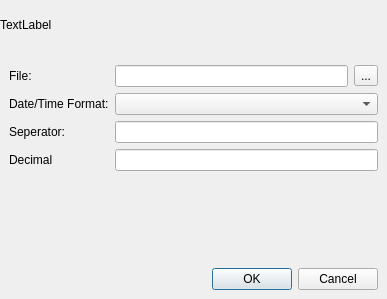
<?xml version="1.0" encoding="UTF-8"?>
<ui version="4.0">
 <class>Dialog</class>
 <widget class="QDialog" name="Dialog">
  <property name="geometry">
   <rect>
    <x>0</x>
    <y>0</y>
    <width>387</width>
    <height>299</height>
   </rect>
  </property>
  <property name="windowTitle">
   <string>Preference</string>
  </property>
  <layout class="QVBoxLayout" name="verticalLayout_2">
   <property name="leftMargin">
    <number>0</number>
   </property>
   <property name="topMargin">
    <number>0</number>
   </property>
   <property name="rightMargin">
    <number>0</number>
   </property>
   <property name="bottomMargin">
    <number>0</number>
   </property>
   <item>
    <widget class="QLabel" name="lbl_image">
     <property name="minimumSize">
      <size>
       <width>0</width>
       <height>50</height>
      </size>
     </property>
     <property name="text">
      <string>TextLabel</string>
     </property>
    </widget>
   </item>
   <item>
    <widget class="QFrame" name="frame">
     <property name="frameShape">
      <enum>QFrame::NoFrame</enum>
     </property>
     <property name="frameShadow">
      <enum>QFrame::Raised</enum>
     </property>
     <layout class="QVBoxLayout" name="verticalLayout">
      <item>
       <layout class="QGridLayout" name="gridLayout">
        <item row="1" column="1">
         <widget class="QComboBox" name="comboBox">
          <property name="focusPolicy">
           <enum>Qt::StrongFocus</enum>
          </property>
         </widget>
        </item>
        <item row="3" column="0">
         <widget class="QLabel" name="label_5">
          <property name="text">
           <string>Decimal</string>
          </property>
         </widget>
        </item>
        <item row="2" column="1">
         <widget class="QLineEdit" name="lineEdit_2"/>
        </item>
        <item row="3" column="1">
         <widget class="QLineEdit" name="lineEdit_3"/>
        </item>
        <item row="1" column="0">
         <widget class="QLabel" name="label_3">
          <property name="text">
           <string>Date/Time Format:</string>
          </property>
         </widget>
        </item>
        <item row="0" column="1">
         <layout class="QHBoxLayout" name="horizontalLayout">
          <item>
           <widget class="QLineEdit" name="lineEdit"/>
          </item>
          <item>
           <widget class="QToolButton" name="toolButton">
            <property name="focusPolicy">
             <enum>Qt::StrongFocus</enum>
            </property>
            <property name="text">
             <string>...</string>
            </property>
           </widget>
          </item>
         </layout>
        </item>
        <item row="0" column="0">
         <widget class="QLabel" name="label_2">
          <property name="text">
           <string>File:</string>
          </property>
         </widget>
        </item>
        <item row="2" column="0">
         <widget class="QLabel" name="label_4">
          <property name="text">
           <string>Seperator:</string>
          </property>
         </widget>
        </item>
       </layout>
      </item>
      <item>
       <spacer name="verticalSpacer">
        <property name="orientation">
         <enum>Qt::Vertical</enum>
        </property>
        <property name="sizeHint" stdset="0">
         <size>
          <width>20</width>
          <height>36</height>
         </size>
        </property>
       </spacer>
      </item>
      <item>
       <layout class="QHBoxLayout" name="horizontalLayout_2">
        <item>
         <spacer name="horizontalSpacer">
          <property name="orientation">
           <enum>Qt::Horizontal</enum>
          </property>
          <property name="sizeHint" stdset="0">
           <size>
            <width>40</width>
            <height>20</height>
           </size>
          </property>
         </spacer>
        </item>
        <item>
         <widget class="QPushButton" name="pushButton">
          <property name="focusPolicy">
           <enum>Qt::StrongFocus</enum>
          </property>
          <property name="text">
           <string>OK</string>
          </property>
         </widget>
        </item>
        <item>
         <widget class="QPushButton" name="pushButton_2">
          <property name="focusPolicy">
           <enum>Qt::StrongFocus</enum>
          </property>
          <property name="text">
           <string>Cancel</string>
          </property>
         </widget>
        </item>
       </layout>
      </item>
     </layout>
    </widget>
   </item>
  </layout>
 </widget>
 <tabstops>
  <tabstop>lineEdit</tabstop>
  <tabstop>toolButton</tabstop>
  <tabstop>comboBox</tabstop>
  <tabstop>lineEdit_2</tabstop>
  <tabstop>lineEdit_3</tabstop>
  <tabstop>pushButton</tabstop>
  <tabstop>pushButton_2</tabstop>
 </tabstops>
 <resources/>
 <connections/>
</ui>
